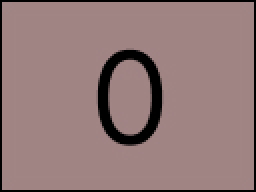
#> input picture tool/picture0.jpg, 128 x 96 px (shown 2 times larger)
$ python imagetoyuv.py picture0.jpg
#> lines starting #> are read from the running program, lines starting #| are printed output that depends on the picture
import cv2
import numpy as np
import sys
import os

def convert_image_to_yuyv(image_path):
    # Read the image using OpenCV
#> called with image_path = 'picture0.jpg'
    image_bgr = cv2.imread(image_path)
#> image_bgr is the input picture: shape (96, 128, 3); mean B, G, R 120, 120.8, 146.5
    if image_bgr is None:
        raise FileNotFoundError(f"Image file '{image_path}' not found")

    # Convert the image from BGR to YUV
    image_yuv = cv2.cvtColor(image_bgr, cv2.COLOR_BGR2YUV)
#> image_yuv: shape (96, 128, 3); mean of channels 0, 1, 2 128.2, 124.4, 144.5

    # Prepare YUYV data
    height, width, _ = image_yuv.shape
#> height = 96; width = 128
    yuyv_data = np.zeros((height, width * 2), dtype=np.uint8)

    # Fill YUYV data
    for y in range(height):
        for x in range(0, width, 2):
            yuyv_data[y, x * 2]     = image_yuv[y, x, 0]  # Y0
            yuyv_data[y, x * 2 + 1] = image_yuv[y, x, 1]  # U
            yuyv_data[y, x * 2 + 2] = image_yuv[y, x + 1, 0]  # Y1
            yuyv_data[y, x * 2 + 3] = image_yuv[y, x, 2]  # V
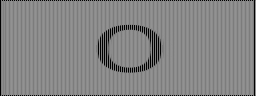
#> yuyv_data: shape (96, 256); min 0, max 146, mean 131.3

    # Derive the output C file path from the input image path
    output_c_file = os.path.splitext(image_path)[0] + ".c"

    # Save the YUYV data to a binary file
    yuyv_output_path = os.path.splitext(image_path)[0] + ".yuyv"
    with open(yuyv_output_path, 'wb') as f:
        f.write(yuyv_data.tobytes())

    # Generate C code for the YUYV data
    generate_c_code(yuyv_data, output_c_file)

def generate_c_code(yuyv_data, output_c_file):
    # Get the filename without the extension
#> called with output_c_file = 'picture0.c'
    variable_name = os.path.basename(output_c_file).split('.')[0]

    # Convert the YUYV data to C code
    yuyv_data_flat = yuyv_data.flatten()
    c_code = f"const unsigned char {variable_name}_yuyv[] = {{\n"
    for i, value in enumerate(yuyv_data_flat):
        if i % 12 == 0:
            c_code += "\n"
        c_code += f"0x{value:02x}, "
#> this loop made 24576 passes
#> value on passes 1 to 3: 0, 128, 1
    c_code = c_code.rstrip(", ") + "\n};"

    # Create the content for the C file
    c_file_content = f"#include <stdint.h>\n\n"
    c_file_content += c_code

    # Save the C code to the C file
    with open(output_c_file, 'w') as f:
        f.write(c_file_content)

    print(f"C file saved to {output_c_file}")

if __name__ == "__main__":
    if len(sys.argv) != 2:
        print("Usage: python convert_image_to_yuyv.py <input_image>")
        sys.exit(1)

    image_path = sys.argv[1]  # Path to the input image

    convert_image_to_yuyv(image_path)

$ run again, on tool/picture3.jpg
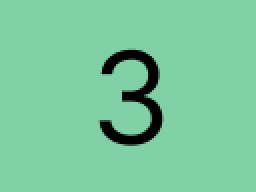
#> input picture tool/picture3.jpg, 128 x 96 px (shown 2 times larger)
#> in convert_image_to_yuyv, image_bgr is the input picture: shape (96, 128, 3); mean B, G, R 158.6, 198.7, 124.2
#> image_yuv: shape (96, 128, 3); mean of channels 0, 1, 2 172, 121.3, 85.9
#> after the loop in convert_image_to_yuyv, `for y in range(height):`:
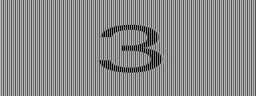
#> yuyv_data: shape (96, 256); min 0, max 180, mean 137.8
#> the loop in generate_c_code, `for i, value in enumerate(yuyv_data_flat):` made 24576 passes
#> value on passes 1 to 3: 180, 121, 180
